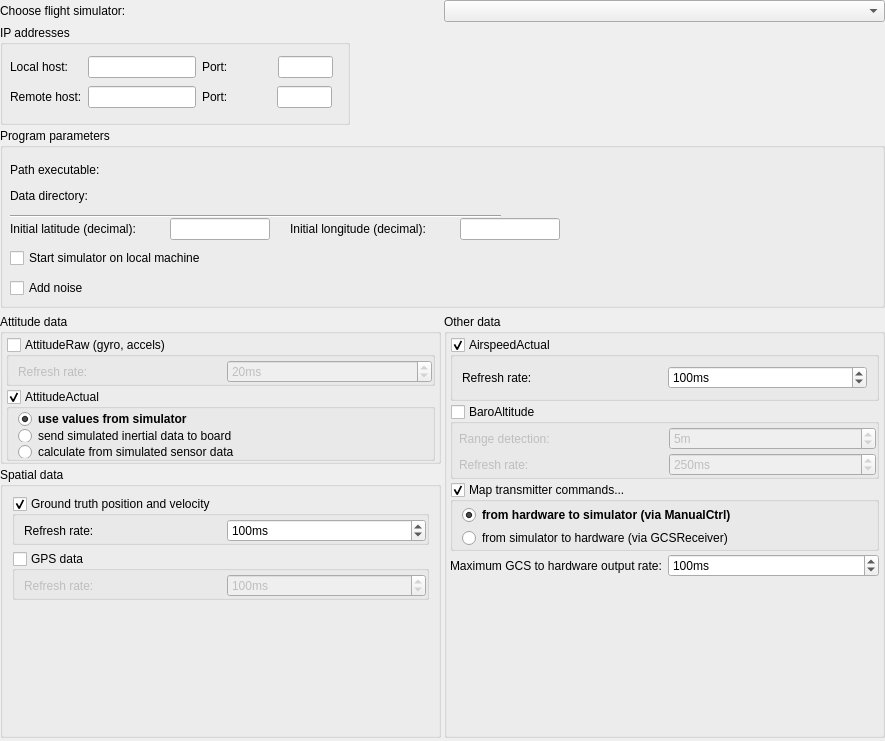
<?xml version="1.0" encoding="UTF-8"?>
<ui version="4.0">
 <class>HITLOptionsPage</class>
 <widget class="QWidget" name="HITLOptionsPage">
  <property name="geometry">
   <rect>
    <x>0</x>
    <y>0</y>
    <width>885</width>
    <height>741</height>
   </rect>
  </property>
  <property name="sizePolicy">
   <sizepolicy hsizetype="Preferred" vsizetype="Preferred">
    <horstretch>0</horstretch>
    <verstretch>0</verstretch>
   </sizepolicy>
  </property>
  <property name="minimumSize">
   <size>
    <width>0</width>
    <height>0</height>
   </size>
  </property>
  <property name="windowTitle">
   <string>Form</string>
  </property>
  <layout class="QVBoxLayout" name="verticalLayout">
   <property name="spacing">
    <number>3</number>
   </property>
   <property name="leftMargin">
    <number>0</number>
   </property>
   <property name="topMargin">
    <number>0</number>
   </property>
   <property name="rightMargin">
    <number>0</number>
   </property>
   <property name="bottomMargin">
    <number>3</number>
   </property>
   <item>
    <layout class="QHBoxLayout" name="horizontalLayout">
     <item>
      <widget class="QLabel" name="chooseFlightSimulatorLabel">
       <property name="text">
        <string>Choose flight simulator:</string>
       </property>
      </widget>
     </item>
     <item>
      <widget class="QComboBox" name="chooseFlightSimulator"/>
     </item>
    </layout>
   </item>
   <item>
    <widget class="QGroupBox" name="groupBox_3">
     <property name="sizePolicy">
      <sizepolicy hsizetype="Preferred" vsizetype="Preferred">
       <horstretch>0</horstretch>
       <verstretch>0</verstretch>
      </sizepolicy>
     </property>
     <property name="minimumSize">
      <size>
       <width>0</width>
       <height>100</height>
      </size>
     </property>
     <property name="maximumSize">
      <size>
       <width>350</width>
       <height>16777215</height>
      </size>
     </property>
     <property name="title">
      <string>IP addresses</string>
     </property>
     <widget class="QWidget" name="layoutWidget">
      <property name="geometry">
       <rect>
        <x>10</x>
        <y>30</y>
        <width>323</width>
        <height>24</height>
       </rect>
      </property>
      <layout class="QHBoxLayout" name="horizontalLayout_7">
       <item>
        <widget class="QLabel" name="label_6">
         <property name="text">
          <string>Local host:    </string>
         </property>
        </widget>
       </item>
       <item>
        <widget class="QLineEdit" name="hostAddress">
         <property name="sizePolicy">
          <sizepolicy hsizetype="Fixed" vsizetype="Fixed">
           <horstretch>0</horstretch>
           <verstretch>0</verstretch>
          </sizepolicy>
         </property>
         <property name="maximumSize">
          <size>
           <width>125</width>
           <height>16777215</height>
          </size>
         </property>
         <property name="toolTip">
          <string>For communication with sim computer via network. Should be the IP address of one of the interfaces of the GCS computer.</string>
         </property>
         <property name="text">
          <string/>
         </property>
         <property name="alignment">
          <set>Qt::AlignRight|Qt::AlignTrailing|Qt::AlignVCenter</set>
         </property>
        </widget>
       </item>
       <item>
        <widget class="QLabel" name="label_5">
         <property name="text">
          <string>Port:</string>
         </property>
        </widget>
       </item>
       <item>
        <widget class="QLineEdit" name="inputPort">
         <property name="sizePolicy">
          <sizepolicy hsizetype="Fixed" vsizetype="Fixed">
           <horstretch>0</horstretch>
           <verstretch>0</verstretch>
          </sizepolicy>
         </property>
         <property name="maximumSize">
          <size>
           <width>55</width>
           <height>16777215</height>
          </size>
         </property>
         <property name="toolTip">
          <string>IP port for receiving data from sim</string>
         </property>
         <property name="text">
          <string/>
         </property>
         <property name="alignment">
          <set>Qt::AlignRight|Qt::AlignTrailing|Qt::AlignVCenter</set>
         </property>
        </widget>
       </item>
      </layout>
     </widget>
     <widget class="QWidget" name="layoutWidget1">
      <property name="geometry">
       <rect>
        <x>10</x>
        <y>60</y>
        <width>322</width>
        <height>24</height>
       </rect>
      </property>
      <layout class="QHBoxLayout" name="horizontalLayout_8">
       <item>
        <widget class="QLabel" name="label_9">
         <property name="text">
          <string>Remote host:</string>
         </property>
        </widget>
       </item>
       <item>
        <widget class="QLineEdit" name="remoteAddress">
         <property name="sizePolicy">
          <sizepolicy hsizetype="Fixed" vsizetype="Fixed">
           <horstretch>0</horstretch>
           <verstretch>0</verstretch>
          </sizepolicy>
         </property>
         <property name="maximumSize">
          <size>
           <width>125</width>
           <height>16777215</height>
          </size>
         </property>
         <property name="toolTip">
          <string>Only required if running simulator on remote machine. Should be the IP of the machine on which the simulator is running.</string>
         </property>
         <property name="alignment">
          <set>Qt::AlignRight|Qt::AlignTrailing|Qt::AlignVCenter</set>
         </property>
        </widget>
       </item>
       <item>
        <widget class="QLabel" name="label_4">
         <property name="text">
          <string>Port:</string>
         </property>
        </widget>
       </item>
       <item>
        <widget class="QLineEdit" name="outputPort">
         <property name="sizePolicy">
          <sizepolicy hsizetype="Fixed" vsizetype="Fixed">
           <horstretch>0</horstretch>
           <verstretch>0</verstretch>
          </sizepolicy>
         </property>
         <property name="maximumSize">
          <size>
           <width>55</width>
           <height>16777215</height>
          </size>
         </property>
         <property name="toolTip">
          <string>IP port for sending data to sim</string>
         </property>
         <property name="alignment">
          <set>Qt::AlignRight|Qt::AlignTrailing|Qt::AlignVCenter</set>
         </property>
        </widget>
       </item>
      </layout>
     </widget>
    </widget>
   </item>
   <item>
    <widget class="QGroupBox" name="groupBox_4">
     <property name="minimumSize">
      <size>
       <width>0</width>
       <height>180</height>
      </size>
     </property>
     <property name="title">
      <string>Program parameters</string>
     </property>
     <widget class="Utils::PathChooser" name="dataPath" native="true">
      <property name="geometry">
       <rect>
        <x>120</x>
        <y>60</y>
        <width>401</width>
        <height>16</height>
       </rect>
      </property>
      <property name="sizePolicy">
       <sizepolicy hsizetype="MinimumExpanding" vsizetype="Preferred">
        <horstretch>0</horstretch>
        <verstretch>0</verstretch>
       </sizepolicy>
      </property>
     </widget>
     <widget class="QLabel" name="label_2">
      <property name="geometry">
       <rect>
        <x>10</x>
        <y>60</y>
        <width>94</width>
        <height>16</height>
       </rect>
      </property>
      <property name="sizePolicy">
       <sizepolicy hsizetype="Fixed" vsizetype="Preferred">
        <horstretch>0</horstretch>
        <verstretch>0</verstretch>
       </sizepolicy>
      </property>
      <property name="maximumSize">
       <size>
        <width>110</width>
        <height>16777215</height>
       </size>
      </property>
      <property name="text">
       <string>Data directory:</string>
      </property>
     </widget>
     <widget class="Utils::PathChooser" name="executablePath" native="true">
      <property name="geometry">
       <rect>
        <x>120</x>
        <y>34</y>
        <width>401</width>
        <height>16</height>
       </rect>
      </property>
      <property name="sizePolicy">
       <sizepolicy hsizetype="MinimumExpanding" vsizetype="Preferred">
        <horstretch>0</horstretch>
        <verstretch>0</verstretch>
       </sizepolicy>
      </property>
     </widget>
     <widget class="QLabel" name="label">
      <property name="geometry">
       <rect>
        <x>10</x>
        <y>34</y>
        <width>104</width>
        <height>16</height>
       </rect>
      </property>
      <property name="sizePolicy">
       <sizepolicy hsizetype="Fixed" vsizetype="Preferred">
        <horstretch>0</horstretch>
        <verstretch>0</verstretch>
       </sizepolicy>
      </property>
      <property name="maximumSize">
       <size>
        <width>110</width>
        <height>16777215</height>
       </size>
      </property>
      <property name="text">
       <string>Path executable:</string>
      </property>
     </widget>
     <widget class="QCheckBox" name="startSim">
      <property name="geometry">
       <rect>
        <x>10</x>
        <y>120</y>
        <width>229</width>
        <height>20</height>
       </rect>
      </property>
      <property name="toolTip">
       <string>Check this box to start the simulator on the local computer</string>
      </property>
      <property name="text">
       <string>Start simulator on local machine</string>
      </property>
     </widget>
     <widget class="QCheckBox" name="noiseCheckBox">
      <property name="geometry">
       <rect>
        <x>10</x>
        <y>150</y>
        <width>89</width>
        <height>20</height>
       </rect>
      </property>
      <property name="toolTip">
       <string>Add noise to sensor simulation</string>
      </property>
      <property name="text">
       <string>Add noise</string>
      </property>
     </widget>
     <widget class="Line" name="line">
      <property name="geometry">
       <rect>
        <x>10</x>
        <y>80</y>
        <width>491</width>
        <height>16</height>
       </rect>
      </property>
      <property name="orientation">
       <enum>Qt::Horizontal</enum>
      </property>
     </widget>
     <widget class="QLabel" name="label_13">
      <property name="geometry">
       <rect>
        <x>10</x>
        <y>90</y>
        <width>161</width>
        <height>22</height>
       </rect>
      </property>
      <property name="text">
       <string>Initial latitude (decimal):</string>
      </property>
     </widget>
     <widget class="QLabel" name="label_14">
      <property name="geometry">
       <rect>
        <x>290</x>
        <y>90</y>
        <width>171</width>
        <height>22</height>
       </rect>
      </property>
      <property name="text">
       <string>Initial longitude (decimal):</string>
      </property>
     </widget>
     <widget class="QLineEdit" name="longitude">
      <property name="geometry">
       <rect>
        <x>460</x>
        <y>90</y>
        <width>100</width>
        <height>22</height>
       </rect>
      </property>
      <property name="sizePolicy">
       <sizepolicy hsizetype="MinimumExpanding" vsizetype="Fixed">
        <horstretch>0</horstretch>
        <verstretch>0</verstretch>
       </sizepolicy>
      </property>
      <property name="maximumSize">
       <size>
        <width>100</width>
        <height>16777215</height>
       </size>
      </property>
      <property name="text">
       <string/>
      </property>
      <property name="alignment">
       <set>Qt::AlignRight|Qt::AlignTrailing|Qt::AlignVCenter</set>
      </property>
     </widget>
     <widget class="QLineEdit" name="latitude">
      <property name="geometry">
       <rect>
        <x>170</x>
        <y>90</y>
        <width>100</width>
        <height>22</height>
       </rect>
      </property>
      <property name="sizePolicy">
       <sizepolicy hsizetype="MinimumExpanding" vsizetype="Fixed">
        <horstretch>0</horstretch>
        <verstretch>0</verstretch>
       </sizepolicy>
      </property>
      <property name="maximumSize">
       <size>
        <width>100</width>
        <height>16777215</height>
       </size>
      </property>
      <property name="text">
       <string/>
      </property>
      <property name="alignment">
       <set>Qt::AlignRight|Qt::AlignTrailing|Qt::AlignVCenter</set>
      </property>
     </widget>
    </widget>
   </item>
   <item>
    <layout class="QFormLayout" name="formLayout">
     <property name="fieldGrowthPolicy">
      <enum>QFormLayout::AllNonFixedFieldsGrow</enum>
     </property>
     <item row="0" column="0">
      <widget class="QFrame" name="frame">
       <property name="frameShape">
        <enum>QFrame::StyledPanel</enum>
       </property>
       <property name="frameShadow">
        <enum>QFrame::Raised</enum>
       </property>
      </widget>
     </item>
    </layout>
   </item>
   <item>
    <layout class="QHBoxLayout" name="horizontalLayout_3">
     <item>
      <layout class="QVBoxLayout" name="verticalLayout_7">
       <item>
        <widget class="QGroupBox" name="groupBox">
         <property name="maximumSize">
          <size>
           <width>16777215</width>
           <height>150</height>
          </size>
         </property>
         <property name="title">
          <string>Attitude data</string>
         </property>
         <layout class="QVBoxLayout" name="verticalLayout_2">
          <property name="spacing">
           <number>3</number>
          </property>
          <property name="leftMargin">
           <number>3</number>
          </property>
          <property name="topMargin">
           <number>3</number>
          </property>
          <property name="rightMargin">
           <number>3</number>
          </property>
          <property name="bottomMargin">
           <number>0</number>
          </property>
          <item>
           <widget class="QGroupBox" name="attRawCheckbox">
            <property name="enabled">
             <bool>true</bool>
            </property>
            <property name="title">
             <string>AttitudeRaw (gyro, accels)</string>
            </property>
            <property name="flat">
             <bool>true</bool>
            </property>
            <property name="checkable">
             <bool>true</bool>
            </property>
            <property name="checked">
             <bool>false</bool>
            </property>
            <layout class="QHBoxLayout" name="horizontalLayout_4">
             <property name="spacing">
              <number>3</number>
             </property>
             <property name="topMargin">
              <number>3</number>
             </property>
             <property name="rightMargin">
              <number>0</number>
             </property>
             <property name="bottomMargin">
              <number>0</number>
             </property>
             <item>
              <widget class="QLabel" name="label_8">
               <property name="text">
                <string>Refresh rate:</string>
               </property>
              </widget>
             </item>
             <item>
              <widget class="QSpinBox" name="attRawRateSpinbox">
               <property name="enabled">
                <bool>true</bool>
               </property>
               <property name="toolTip">
                <string>0 - update once, or every N seconds</string>
               </property>
               <property name="suffix">
                <string>ms</string>
               </property>
               <property name="minimum">
                <number>10</number>
               </property>
               <property name="maximum">
                <number>100</number>
               </property>
               <property name="value">
                <number>20</number>
               </property>
              </widget>
             </item>
            </layout>
           </widget>
          </item>
          <item>
           <widget class="QGroupBox" name="attActualCheckbox">
            <property name="enabled">
             <bool>true</bool>
            </property>
            <property name="title">
             <string>AttitudeActual</string>
            </property>
            <property name="flat">
             <bool>true</bool>
            </property>
            <property name="checkable">
             <bool>true</bool>
            </property>
            <property name="checked">
             <bool>true</bool>
            </property>
            <layout class="QVBoxLayout" name="verticalLayout_4">
             <property name="spacing">
              <number>3</number>
             </property>
             <property name="topMargin">
              <number>3</number>
             </property>
             <property name="rightMargin">
              <number>0</number>
             </property>
             <property name="bottomMargin">
              <number>0</number>
             </property>
             <item>
              <widget class="QRadioButton" name="attActSim">
               <property name="font">
                <font>
                 <weight>75</weight>
                 <bold>true</bold>
                </font>
               </property>
               <property name="toolTip">
                <string/>
               </property>
               <property name="text">
                <string>use values from simulator</string>
               </property>
               <property name="checked">
                <bool>true</bool>
               </property>
              </widget>
             </item>
             <item>
              <widget class="QRadioButton" name="attActHW">
               <property name="text">
                <string>send simulated inertial data to board</string>
               </property>
              </widget>
             </item>
             <item>
              <widget class="QRadioButton" name="attActCalc">
               <property name="toolTip">
                <string/>
               </property>
               <property name="text">
                <string>calculate from simulated sensor data</string>
               </property>
              </widget>
             </item>
             <item>
              <spacer name="verticalSpacer_2">
               <property name="orientation">
                <enum>Qt::Vertical</enum>
               </property>
               <property name="sizeHint" stdset="0">
                <size>
                 <width>20</width>
                 <height>40</height>
                </size>
               </property>
              </spacer>
             </item>
            </layout>
           </widget>
          </item>
         </layout>
        </widget>
       </item>
       <item>
        <widget class="QGroupBox" name="groupBox_6">
         <property name="minimumSize">
          <size>
           <width>0</width>
           <height>150</height>
          </size>
         </property>
         <property name="title">
          <string>Spatial data</string>
         </property>
         <layout class="QVBoxLayout" name="verticalLayout_9">
          <item>
           <widget class="QGroupBox" name="groundTruthCheckbox">
            <property name="title">
             <string>Ground truth position and velocity</string>
            </property>
            <property name="flat">
             <bool>true</bool>
            </property>
            <property name="checkable">
             <bool>true</bool>
            </property>
            <property name="checked">
             <bool>true</bool>
            </property>
            <layout class="QHBoxLayout" name="horizontalLayout_2">
             <property name="spacing">
              <number>3</number>
             </property>
             <property name="topMargin">
              <number>3</number>
             </property>
             <property name="rightMargin">
              <number>0</number>
             </property>
             <property name="bottomMargin">
              <number>0</number>
             </property>
             <item>
              <widget class="QLabel" name="label_7">
               <property name="text">
                <string>Refresh rate:</string>
               </property>
              </widget>
             </item>
             <item>
              <widget class="QSpinBox" name="groundTruthRateSpinbox">
               <property name="enabled">
                <bool>true</bool>
               </property>
               <property name="toolTip">
                <string>0 - update once, or every N seconds</string>
               </property>
               <property name="suffix">
                <string>ms</string>
               </property>
               <property name="minimum">
                <number>1</number>
               </property>
               <property name="maximum">
                <number>5000</number>
               </property>
               <property name="singleStep">
                <number>100</number>
               </property>
               <property name="value">
                <number>100</number>
               </property>
              </widget>
             </item>
            </layout>
           </widget>
          </item>
          <item>
           <widget class="QGroupBox" name="gpsPositionCheckbox">
            <property name="title">
             <string>GPS data</string>
            </property>
            <property name="flat">
             <bool>true</bool>
            </property>
            <property name="checkable">
             <bool>true</bool>
            </property>
            <property name="checked">
             <bool>false</bool>
            </property>
            <layout class="QHBoxLayout" name="horizontalLayout_5">
             <property name="spacing">
              <number>3</number>
             </property>
             <property name="topMargin">
              <number>3</number>
             </property>
             <property name="rightMargin">
              <number>0</number>
             </property>
             <property name="bottomMargin">
              <number>0</number>
             </property>
             <item>
              <widget class="QLabel" name="label_10">
               <property name="enabled">
                <bool>true</bool>
               </property>
               <property name="text">
                <string>Refresh rate:</string>
               </property>
              </widget>
             </item>
             <item>
              <widget class="QSpinBox" name="gpsPosRateSpinbox">
               <property name="enabled">
                <bool>true</bool>
               </property>
               <property name="toolTip">
                <string>0 - update once, or every N seconds</string>
               </property>
               <property name="suffix">
                <string>ms</string>
               </property>
               <property name="minimum">
                <number>1</number>
               </property>
               <property name="maximum">
                <number>5000</number>
               </property>
               <property name="singleStep">
                <number>100</number>
               </property>
               <property name="value">
                <number>100</number>
               </property>
              </widget>
             </item>
            </layout>
           </widget>
          </item>
          <item>
           <spacer name="verticalSpacer_3">
            <property name="orientation">
             <enum>Qt::Vertical</enum>
            </property>
            <property name="sizeHint" stdset="0">
             <size>
              <width>20</width>
              <height>40</height>
             </size>
            </property>
           </spacer>
          </item>
         </layout>
        </widget>
       </item>
      </layout>
     </item>
     <item>
      <layout class="QVBoxLayout" name="verticalLayout_8">
       <item>
        <widget class="QGroupBox" name="groupBox_2">
         <property name="minimumSize">
          <size>
           <width>0</width>
           <height>275</height>
          </size>
         </property>
         <property name="title">
          <string>Other data</string>
         </property>
         <layout class="QVBoxLayout" name="verticalLayout_3">
          <property name="spacing">
           <number>3</number>
          </property>
          <property name="leftMargin">
           <number>3</number>
          </property>
          <property name="topMargin">
           <number>3</number>
          </property>
          <property name="rightMargin">
           <number>3</number>
          </property>
          <property name="bottomMargin">
           <number>0</number>
          </property>
          <item>
           <widget class="QGroupBox" name="airspeedActualCheckbox">
            <property name="minimumSize">
             <size>
              <width>0</width>
              <height>0</height>
             </size>
            </property>
            <property name="title">
             <string>AirspeedActual</string>
            </property>
            <property name="flat">
             <bool>true</bool>
            </property>
            <property name="checkable">
             <bool>true</bool>
            </property>
            <layout class="QHBoxLayout" name="horizontalLayout_9">
             <item>
              <widget class="QLabel" name="label_15">
               <property name="text">
                <string>Refresh rate:</string>
               </property>
              </widget>
             </item>
             <item>
              <widget class="QSpinBox" name="airspeedRateSpinbox">
               <property name="toolTip">
                <string>0 - update once, or every N seconds</string>
               </property>
               <property name="suffix">
                <string>ms</string>
               </property>
               <property name="maximum">
                <number>5000</number>
               </property>
               <property name="value">
                <number>100</number>
               </property>
              </widget>
             </item>
            </layout>
           </widget>
          </item>
          <item>
           <widget class="QGroupBox" name="baroAltitudeCheckbox">
            <property name="title">
             <string>BaroAltitude</string>
            </property>
            <property name="flat">
             <bool>true</bool>
            </property>
            <property name="checkable">
             <bool>true</bool>
            </property>
            <property name="checked">
             <bool>false</bool>
            </property>
            <layout class="QVBoxLayout" name="verticalLayout_6">
             <property name="spacing">
              <number>3</number>
             </property>
             <property name="leftMargin">
              <number>6</number>
             </property>
             <property name="topMargin">
              <number>3</number>
             </property>
             <property name="rightMargin">
              <number>0</number>
             </property>
             <property name="bottomMargin">
              <number>0</number>
             </property>
             <item>
              <layout class="QGridLayout" name="gridLayout_2">
               <item row="0" column="0">
                <widget class="QLabel" name="label_11">
                 <property name="text">
                  <string>Range detection:</string>
                 </property>
                </widget>
               </item>
               <item row="0" column="1">
                <widget class="QSpinBox" name="sonarMaxAlt">
                 <property name="suffix">
                  <string>m</string>
                 </property>
                 <property name="minimum">
                  <number>1</number>
                 </property>
                 <property name="maximum">
                  <number>10</number>
                 </property>
                 <property name="value">
                  <number>5</number>
                 </property>
                </widget>
               </item>
               <item row="1" column="0">
                <widget class="QLabel" name="label_12">
                 <property name="text">
                  <string>Refresh rate:</string>
                 </property>
                </widget>
               </item>
               <item row="1" column="1">
                <widget class="QSpinBox" name="baroAltRateSpinbox">
                 <property name="toolTip">
                  <string>0 - update once, or every N seconds</string>
                 </property>
                 <property name="suffix">
                  <string>ms</string>
                 </property>
                 <property name="minimum">
                  <number>20</number>
                 </property>
                 <property name="maximum">
                  <number>2000</number>
                 </property>
                 <property name="singleStep">
                  <number>10</number>
                 </property>
                 <property name="value">
                  <number>250</number>
                 </property>
                </widget>
               </item>
              </layout>
             </item>
            </layout>
           </widget>
          </item>
          <item>
           <widget class="QGroupBox" name="inputCommandCheckbox">
            <property name="enabled">
             <bool>true</bool>
            </property>
            <property name="title">
             <string>Map transmitter commands...</string>
            </property>
            <property name="flat">
             <bool>true</bool>
            </property>
            <property name="checkable">
             <bool>true</bool>
            </property>
            <property name="checked">
             <bool>true</bool>
            </property>
            <layout class="QVBoxLayout" name="verticalLayout_5">
             <property name="spacing">
              <number>3</number>
             </property>
             <property name="topMargin">
              <number>3</number>
             </property>
             <property name="rightMargin">
              <number>0</number>
             </property>
             <property name="bottomMargin">
              <number>0</number>
             </property>
             <item>
              <widget class="QRadioButton" name="manualControlRadioButton">
               <property name="enabled">
                <bool>true</bool>
               </property>
               <property name="font">
                <font>
                 <weight>75</weight>
                 <bold>true</bold>
                </font>
               </property>
               <property name="text">
                <string>from hardware to simulator (via ManualCtrl)</string>
               </property>
               <property name="checked">
                <bool>true</bool>
               </property>
              </widget>
             </item>
             <item>
              <widget class="QRadioButton" name="gcsReceiverRadioButton">
               <property name="text">
                <string>from simulator to hardware (via GCSReceiver)</string>
               </property>
               <property name="checked">
                <bool>false</bool>
               </property>
              </widget>
             </item>
            </layout>
           </widget>
          </item>
          <item>
           <layout class="QHBoxLayout" name="horizontalLayout_6">
            <property name="spacing">
             <number>6</number>
            </property>
            <item>
             <widget class="QLabel" name="label_3">
              <property name="text">
               <string>Maximum GCS to hardware output rate:</string>
              </property>
             </widget>
            </item>
            <item>
             <widget class="QSpinBox" name="minOutputPeriodSpinbox">
              <property name="enabled">
               <bool>true</bool>
              </property>
              <property name="toolTip">
               <string>Set the maximum rate at which GCS sends simulator data to the hardware</string>
              </property>
              <property name="suffix">
               <string>ms</string>
              </property>
              <property name="minimum">
               <number>10</number>
              </property>
              <property name="maximum">
               <number>500</number>
              </property>
              <property name="singleStep">
               <number>5</number>
              </property>
              <property name="value">
               <number>100</number>
              </property>
             </widget>
            </item>
           </layout>
          </item>
          <item>
           <spacer name="verticalSpacer">
            <property name="orientation">
             <enum>Qt::Vertical</enum>
            </property>
            <property name="sizeHint" stdset="0">
             <size>
              <width>20</width>
              <height>40</height>
             </size>
            </property>
           </spacer>
          </item>
         </layout>
        </widget>
       </item>
      </layout>
     </item>
    </layout>
   </item>
  </layout>
 </widget>
 <customwidgets>
  <customwidget>
   <class>Utils::PathChooser</class>
   <extends>QWidget</extends>
   <header>utils/pathchooser.h</header>
   <container>1</container>
  </customwidget>
 </customwidgets>
 <tabstops>
  <tabstop>chooseFlightSimulator</tabstop>
  <tabstop>hostAddress</tabstop>
  <tabstop>inputPort</tabstop>
  <tabstop>remoteAddress</tabstop>
  <tabstop>outputPort</tabstop>
 </tabstops>
 <resources/>
 <connections/>
</ui>
